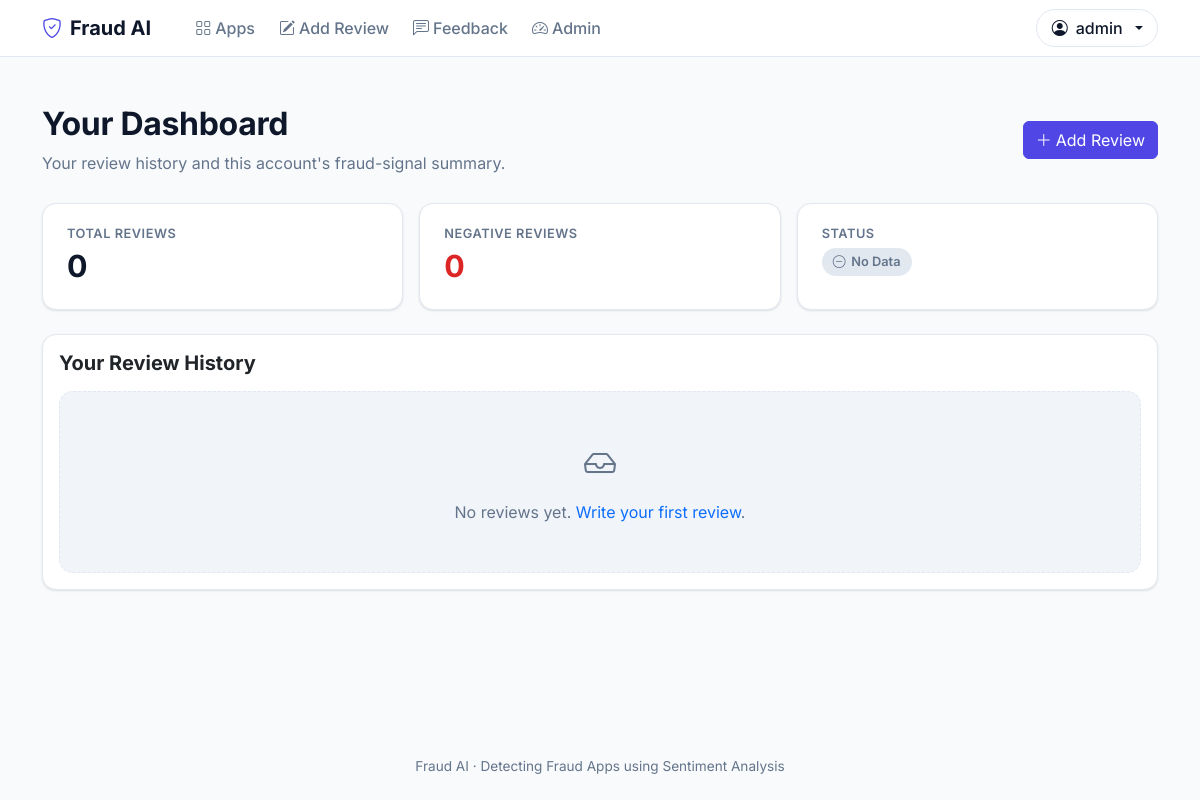
The page /dashboard (signed in) on the database as committed earlier.
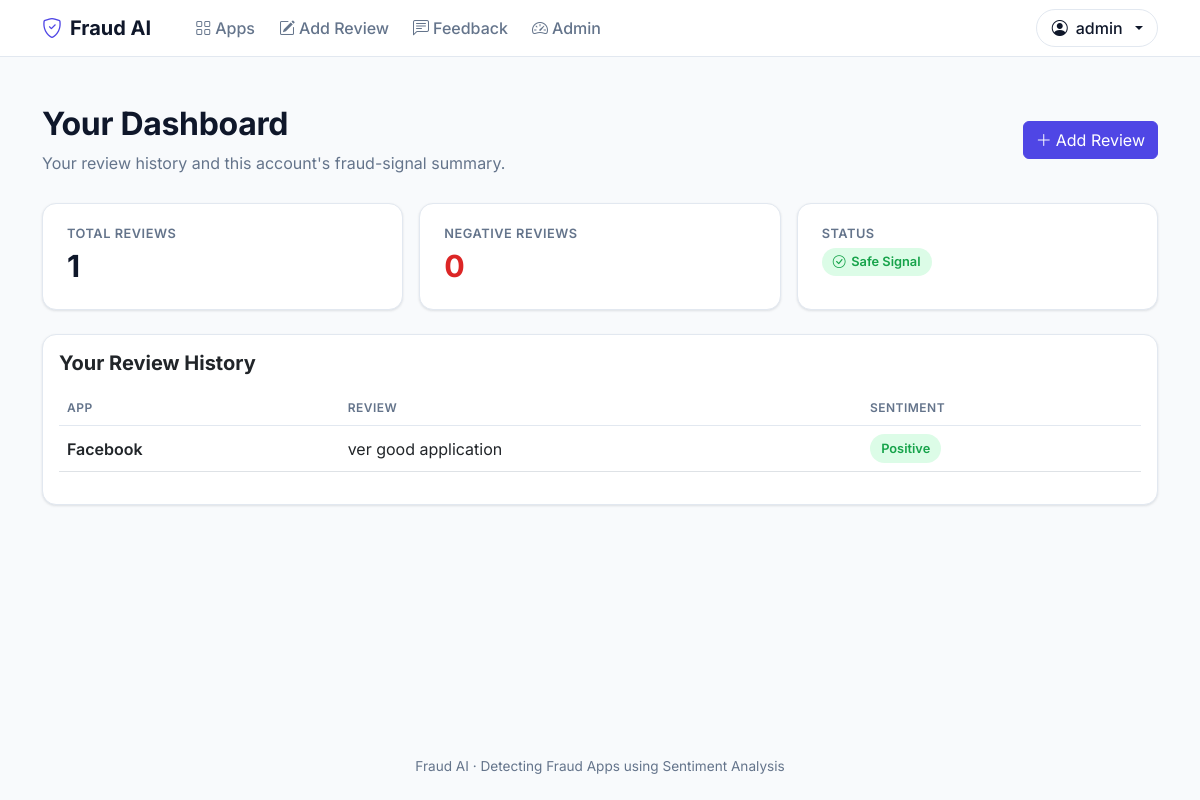
The same page on the database as committed later.
### tables this page shows
CREATE TABLE app_reviews(
        id INTEGER PRIMARY KEY AUTOINCREMENT,
        app_id INTEGER,
        user_id INTEGER,
        comment TEXT,
        sentiment TEXT,
        created_at TEXT DEFAULT CURRENT_TIMESTAMP
    , ip_address TEXT);

CREATE TABLE apps(
    id INTEGER PRIMARY KEY AUTOINCREMENT,
    name TEXT,
    category TEXT,
    review TEXT,
    sentiment TEXT,
    rating REAL
, link TEXT, description TEXT, image_url TEXT, status TEXT DEFAULT 'Unreviewed');

### app.py (the view)
@app.route('/dashboard')
@require_login
def dashboard():
    conn = db()
    user_reviews = conn.execute(
        "SELECT ar.comment, ar.sentiment, a.name FROM app_reviews ar LEFT JOIN apps a ON ar.app_id = a.id WHERE ar.user_id=? ORDER BY ar.id DESC",
        (session.get('user_id'),)
    ).fetchall()
    conn.close()
    total = len(user_reviews)
    neg = sum(1 for r in user_reviews if r[1] == "Negative")
    status = "No Data"
    if total > 0:
        status = "🚨 FRAUD APP" if neg / total > 0.5 else "✅ SAFE APP"
    return render_template(
        "dashboard.html",
        reviews=user_reviews,
        status=status,
        negative_count=neg
    )

### app.py (called while the page is built)
def db():
    return sqlite3.connect("database.db")

def require_login(view):
    @wraps(view)
    def wrapped(*args, **kwargs):
        if not session.get('user'):
            flash("Please log in to continue.")
            return redirect('/login')
        return view(*args, **kwargs)
    return wrapped

### templates/dashboard.html (shortened to what this page needs)
{% extends "base.html" %}
{% block content %}
<div class="container py-5">
    <div class="page-header d-flex flex-column flex-md-row justify-content-between align-items-md-center">
        <div>
            <h2>Your Dashboard</h2>
            <p class="mb-0">Your review history and this account's fraud-signal summary.</p>
        </div>
        <a class="btn btn-primary mt-3 mt-md-0" href="/add_review"><i class="bi bi-plus-lg me-1"></i>Add Review</a>
    </div>
    <div class="row g-3 mb-4">
        <div class="col-md-4">
            <div class="stat-tile h-100">
                <div class="stat-label">Total Reviews</div>
                <div class="stat-value">{{ reviews|length }}</div>
            </div>
        </div>
        <div class="col-md-4">
            <div class="stat-tile h-100">
                <div class="stat-label">Negative Reviews</div>
                <div class="stat-value" style="color: var(--danger);">{{ negative_count }}</div>
            </div>
        </div>
        <div class="col-md-4">
            <div class="stat-tile h-100">
                <div class="stat-label">Status</div>
                <div class="mt-1">
                    {% if status == '🚨 FRAUD APP' %}
                    <span class="pill pill-danger"><i class="bi bi-exclamation-triangle"></i> Fraud Signal</span>
                    {% elif status == '✅ SAFE APP' %}
                    <span class="pill pill-success"><i class="bi bi-check-circle"></i> Safe Signal</span>
                    {% else %}
                    <span class="pill pill-neutral"><i class="bi bi-dash-circle"></i> No Data</span>
                    {% endif %}
                </div>
            </div>
        </div>
    </div>
    <div class="card card-flat">
        <div class="card-body">
            <h5 class="fw-bold mb-3">Your Review History</h5>
            {% if reviews %}
            <div class="table-responsive">
                <table class="table table-clean align-middle">
                    <thead>
                        <tr>
                            <th>App</th>
                            <th>Review</th>
                            <th>Sentiment</th>
                        </tr>
                    </thead>
                    <tbody>
                        {% for review in reviews %}
                        <tr>
                            <td class="fw-semibold">{{ review[2] or 'Unknown app' }}</td>
                            <td>{{ review[0] }}</td>
                            <td>
                                {% if review[1] == 'Negative' %}
                                    <span class="pill pill-danger">Negative</span>
                                {% elif review[1] == 'Positive' %}
                                    <span class="pill pill-success">Positive</span>
                                {% else %}
                                    <span class="pill pill-neutral">Neutral</span>
                                {% endif %}
                            </td>
                        </tr>
                        {% endfor %}
                    </tbody>
                </table>
            </div>
            {% else %}
            <div class="empty-state">
                <i class="bi bi-inbox"></i>
                No reviews yet. <a href="/add_review">Write your first review</a>.
            </div>
            {% endif %}
        </div>
    </div>
</div>
{% endblock %}

Rows that differ between the two databases and show on the page:
added app_reviews: name "Facebook", comment "ver good application", sentiment "Positive"
Other text that changed with them:
{{ reviews|length }}: "0" → "1"
text no longer shown: "No Data No reviews yet. Write your first review ."
text now shown: "Safe Signal APP REVIEW SENTIMENT"
